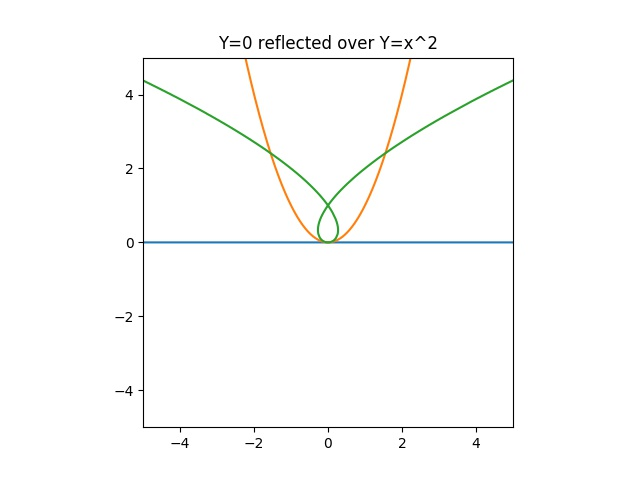

The Python source for this figure:
#======================================================================
# Github: https://github.com/thjsimmons
#======================================================================

# Reflects 

import numpy as np
from scipy.integrate import odeint
from numpy import sin, cos, pi, array
import matplotlib.pyplot as plt

def refl(x): # # Enter curve y(x) to reflect:
    return 0*x

def curv(x): # Enter curve y(x) to reflect about:
    return x**2

def normline_params(xp): # Parameters of normal line to curve:
    h = 0.001
    return (xp, curv(xp), (curv(xp + h) - curv(xp)) / h)

def normline(params, x): # Equation of normal line to curve
    xp, yp, m = params
    return yp - 1.0/m * (x - xp) # point slope form 

def roots(params, x): # Bisection method on this equation: 
    return refl(x) - normline(params, x)

def bisect(params, tol): # Bisection method for finding intersection of normal line and refl(x)
    error = 9999
    x_left = -100.0
    x_right = 100.0
    count = 0
    
    while error > tol and count < 20:
        x_avg = (x_left + x_right)/2.0
        y_avg = roots(params, x_avg)
        y_left = roots(params, x_left)
        y_right = roots(params, x_right)

        if y_left * y_avg < 0:
            x_right = x_avg
        elif y_right * y_avg < 0:
            x_left = x_avg
        elif y_avg == 0:
            print("Exact solution")

        error = abs(y_avg)
        count += 1
    
    return x_avg

def reflect_point(xc, xr): # reflects point over another point 
    return (2*xc-xr, 2*curv(xc)-refl(xr))

def reflect_curve(xs, bounds): # reflect y1(x) about y2(x)
    
    rxs = np.zeros(xs.shape[0])
    rys = np.zeros(xs.shape[0])
   
    for i in range(len(xs)):
        (rxs[i], rys[i]) = reflect_point(xs[i], bisect(normline_params(xs[i]), 0.001))
    
    return (rxs, rys)

fig = plt.figure()       
plt.gca().set_aspect('equal', adjustable='box')
plt.draw()
plt.xlim([-5, 5])
plt.ylim([-5, 5])
bounds = (-5, 5)

xs = np.linspace(bounds[0], bounds[1], 10000)
plt.plot(xs, refl(xs), label='hi')
plt.plot(xs, curv(xs), label='hi')
plt.title("Y=0 reflected over Y=x^2")
rs = reflect_curve(xs, bounds)
plt.plot(rs[0], rs[1], label='hi')
#plt.title("Y = 0 reflected over Y = x^2")
fig.savefig("reflect.jpg")
plt.show()

